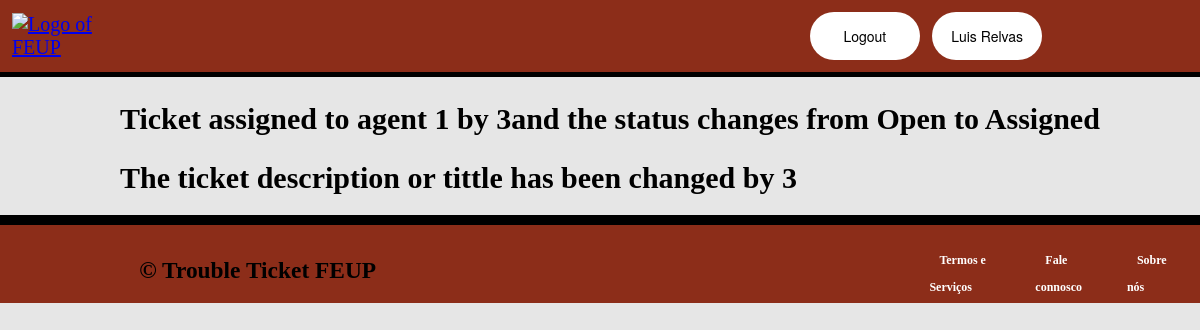
Page /pages/ticketseechanges.php?ticket_id=2 (signed in) on the committed database.
### tables this page shows
CREATE TABLE changes(
	changes_id INTEGER PRIMARY KEY,
	ticket_id INTEGER NOT NULL,
	id INTEGER NOT NULL,
	text TEXT NOT NULL,
	closed_id INTEGER DEFAULT 0,
	FOREIGN KEY(ticket_id) REFERENCES ticket(ticket_id),
	FOREIGN KEY(id) REFERENCES user(id)
);

### pages/ticketseechanges.php (the view, shortened to what this page needs)
<?php
require_once(dirname(__DIR__).'/templates/common.php');
$db = getDatabaseConnection();
$stmt = $db->prepare('SELECT * FROM changes WHERE ticket_id = ? and id = ?');
$stmt->execute(array(intval($_GET['ticket_id']), $_SESSION['id']));
$var = $stmt->fetchAll();
foreach($var as $va) { ?>
    <h2><?=$va['text']?></h2><?php
}

### css/header.css (style rules this page uses)
body { background-color: #f2f2f2; margin: 0; padding: 0; }

### css/index.css (style rules this page uses)
body { font-size: 20px; margin: 0; padding: 0; background-color: #f7f7f7; }

### css/profile.css (style rules this page uses)
:root { --backgroundColor: #e6e6e6; --buttonColor: #8c2d19; --buttonHoverColor: #d24016; --whiteColor: white; --borderColor: #ccc; }
body { background-color: #e6e6e6; }

### css/editFaq.css (style rules this page uses)
:root { --backgroundColor: #e6e6e6; --buttonColor: #8c2d19; --buttonHoverColor: #d24016; --whiteColor: white; --borderColor: #ccc; }

### css/login.css (style rules this page uses)
:root { --backgroundColor: #e6e6e6; --buttonColor: #8c2d19; --buttonHoverColor: #d24016; --whiteColor: white; --borderColor: #ccc; --buttonShadowColor: #8c2d19; }

### css/drawAcessDenied.css (style rules this page uses)
:root { --backgroundColor: #e6e6e6; --principalColor: #8c2d19; --buttonHoverColor: #d24016; --whiteColor: white; --borderColor: #ccc; --boxShadow: 0px 0px 5px 0px var(--principalColor); }

### css/drawProfilesearch.css (style rules this page uses)
:root { --backgroundColor: #e6e6e6; --buttonColor: #8c2d19; --buttonHoverColor: #d24016; --whiteColor: white; --borderColor: #ccc; }

### css/editUser.css (style rules this page uses)
:root { --backgroundColor: #e6e6e6; --borderColor: #ccc; --seeProfileShadow: 0 0 5px rgba(94, 2, 2, 0.582); --boxShadowForm: 0 0 5px rgba(0, 0, 0, 0.2); --principalColor: #8c2d19; --whiteColor: white; --submitHoverColor: #d24016; }
body { background-color: var(--backgroundColor); }

### css/register.css (style rules this page uses)
:root { --principalColor: #8C2D19; --backgroundColor: #e6e6e6; --whiteColor: #FFF; --focusBorderColor: rgba(140, 45, 25, 0.5); --submitHoverColor: #D24016; --borderColor: #ccc; --errorColor: red; --successColor: green; --blackColor: black; }

### css/addTicket.css (style rules this page uses)
:root { --principalColor: #8C2D19; --backgroundColor: #e6e6e6; --whiteColor: #FFF; --focusBorderColor: rgba(140, 45, 25, 0.5); --submitHoverColor: #D24016; --borderColor: #ccc; --blackColor: black; }

### css/myTickets.css (style rules this page uses)
:root { --principalColor: #8C2D19; --backgroundColor: #e6e6e6; --whiteColor: #FFF; --focusBorderColor: rgba(140, 45, 25, 0.5); --submitHoverColor: #D24016; --borderColor: #ccc; --blackColor: black; --linkColor: #0366d6; --seeTicketShadow: 0 2px 4px rgba(87, 1, 1, 0.507); }
h2 { color: var(--blackColor); text-align: left; margin-bottom: 20px; margin-left: 10%; }

### css/editTicket.css (style rules this page uses)
:root { --backgroundColor: #e6e6e6; --principalColor: #8c2d19; --buttonHoverColor: #d24016; --whiteColor: white; --borderColor: #ccc; --boxShadow: 0px 0px 5px 0px var(--principalColor); }

### css/ticket.css (style rules this page uses)
:root { --principalColor: #8C2D19; --boxShadow: 0px 0px 5px 0px var(--principalColor); --backgroundColor: #e6e6e6; --whiteColor: #FFF; --blackColor: #000; --submitHoverColor: #D24016; --borderolor: 1px solid #ccc; }

### rows in the picture
changes: text "Ticket assigned to agent 1 by 3and the status changes from Open to Assigned"
changes: text "The ticket description or tittle has been changed by 3"

### other values in the picture
$name "Luis Relvas"
